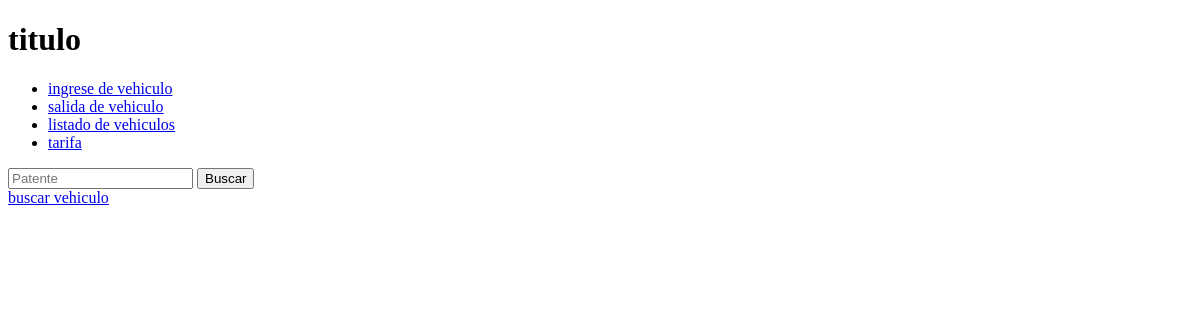
/salida/?accion=buscar&patente=KZ3269, run on an earlier commit of the app's database.
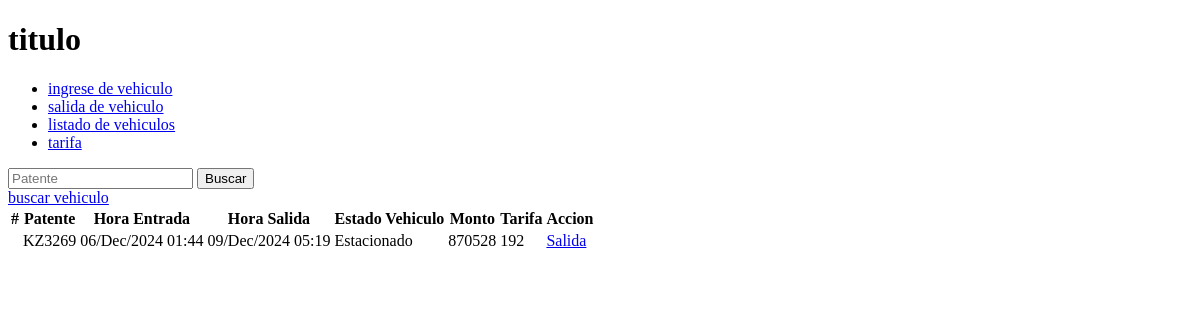
And on a later commit of the database.
### app1/models.py (models this page shows)
class Vehiculos(models.Model):
    patente = models.CharField(max_length=7, null=False, primary_key=True)
    estado = models.ForeignKey(Estado, on_delete=models.SET_NULL, null=True)
    registro = models.ForeignKey("RegistroEstacionamiento", null=True, blank=True, on_delete=models.SET_NULL)

class RegistroEstacionamiento(models.Model):
    id = models.AutoField(primary_key=True, null=False)
    vehiculo = models.ForeignKey(Vehiculos, on_delete=models.CASCADE)
    tarifa = models.PositiveIntegerField(null=False) # Cambiar por un PositiveIntegerField
    hora_salida = models.DateTimeField(null=True)
    hora_entrada = models.DateTimeField(auto_now_add=True)
    total_pagado = models.PositiveIntegerField()

class Estado(models.Model):
    id = models.AutoField(primary_key=True)
    nombre = models.CharField(max_length=25, unique=True)

### app1/views.py (the view)
# urls.py: path('salida/', views.salida, name='salida'),
def salida(request):
    salida = None
    patente = request.GET.get('patente')
    accion = request.GET.get('accion')
    if accion == 'buscar':
        salida = datos_salida(patente)
    if accion == 'salida':
        registrar_salida(patente)
    return render(request,'app1/registro_salida.html', {'registro': salida})

### app1/templates/app1/registro_salida.html (shortened to what this page needs)
{% extends 'base.html' %}
{% block content %}
    <form action="/salida/" method="post">
        <div>
            <input type="text" placeholder="Patente">
            <button type="submit">Buscar</button>
        </div>
        <a href="/list/?estado=">buscar vehiculo</a>
    </form>
    {% if registro %}
        {% include "salida.html" %}
    {% endif %}
{% endblock content %}

### templates/base.html (shortened to what this page needs)
<!DOCTYPE html>
<html lang="en">
<head>
</head>
<body>
    <header>
        <h1>titulo</h1>
    </header>
    <nav>
        <ul>
            <li><a href="/ingreso/">ingrese de vehiculo</a></li>
            <li><a href="/salida/">salida de vehiculo</a></li>
            <li><a href="/list/">listado de vehiculos</a></li>
            <li><a href="/tarifa/">tarifa</a></li>
        </ul>
    </nav>
    <main>
        {% block content %}
        {% endblock content %}
    </main>
</body>
</html>

### templates/salida.html
<table class="table">
    <thead>
        <tr>
            <th scope="col">#</th>
            <th scope="col">Patente</th>
            <th scope="col">Hora Entrada</th>
            <th scope="col">Hora Salida</th>
            <th scope="col">Estado Vehiculo</th>
            <th scope="col">Monto</th>
            <th scope="col">Tarifa</th>
            <th scope="col">Accion</th>
        </tr>
    </thead>
    <tbody>
        <tr>
            <th scope="row"></th>
            <td>{{registro.patente}}</td>
            <td>{{registro.hora_entrada|date:"d/M/Y H:i"}}</td>
            <td>{{registro.hora_salida|date:"d/M/Y H:i"}}</td>
            <td>{{registro.estado.nombre}}</td>
            <td>{{registro.total_pagado}}</td>
            <td>{{registro.tarifa}}</td>
            <td><a href="/salida/?accion=salida&patente={{registro.patente}}">Salida</a></td>
        </tr>
    </tbody>
</table>

What changed in the data, as far as the page shows it:
now on this page (row edited): Vehiculos: patente "KZ3269"
added RegistroEstacionamiento: hora_entrada "06/Dec/2024 01:44", hora_salida "09/Dec/2024 05:19"
now on this page (row unchanged): Estado: estado.nombre "Estacionado"
Also different on the page:
{{ registro.total_pagado }}: (not shown) → "870528"
{{ registro.tarifa }}: (not shown) → "192"
text now shown: "# Patente Hora Entrada Hora Salida Estado Vehiculo Monto Tarifa Accion Salida"
